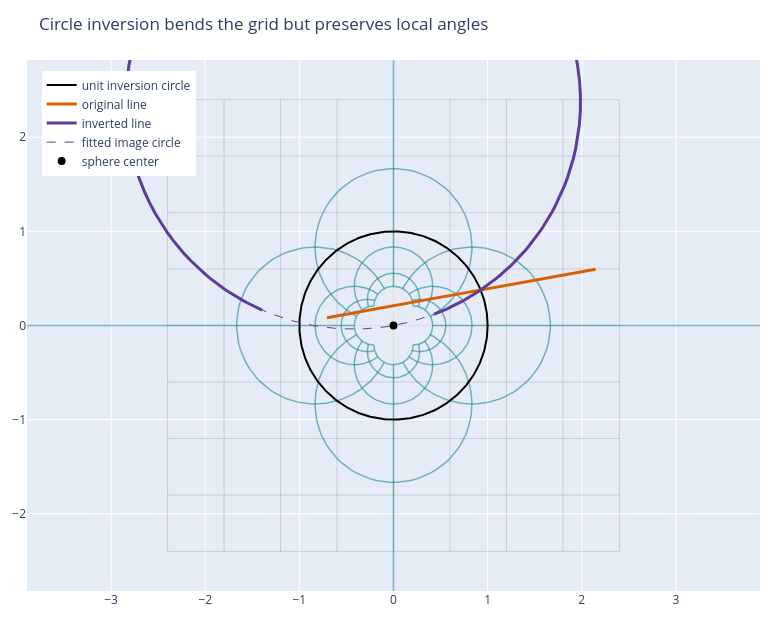

This figure's notebook cell:
### Markdown cell above
## Spherical Inversion As Reflection

Reflection in a plane keeps lines straight. Reflection in a sphere is more dramatic: a point moves along the ray through the sphere center, and its distance from the center is inverted by the sphere radius. In a unit circle centered at the origin, radius `d` becomes radius `1/d`. Points on the mirror circle stay fixed. Points near the center fly far away.

The key conformal property is local angle preservation. The map bends large objects, and it reverses handedness, but its derivative at any ordinary point is a scalar times a Euclidean reflection. That means tiny tangent vectors meet at the same angle after the map. The next figure inverts a square grid, a test line, and the fitted image circle of that line. It is the visual reason spherical reflection belongs in a conformal chapter rather than in a collection of isolated tricks.

### Code cell
unit = Circle2D(np.array([0.0, 0.0]), 1.0)
segments = grid_segments(extent=2.4, count=9, samples=180)
inverted_segments = safe_invert_segments(segments, radius=1.0, min_distance=0.09)
line = line_points([0.72, 0.34], [1.0, 0.18], np.linspace(-1.45, 1.45, 180))
inverted_line = invert_points(line, radius=1.0)
fitted_line_circle = fit_circle(inverted_line)

fig_inv = go.Figure()
for segment in segments:
    fig_inv.add_trace(
        go.Scatter(
            x=segment[:, 0], y=segment[:, 1], mode="lines",
            line=dict(color="rgba(120,120,120,0.25)", width=1),
            hoverinfo="skip", showlegend=False,
        )
    )
for segment in inverted_segments:
    fig_inv.add_trace(
        go.Scatter(
            x=segment[:, 0], y=segment[:, 1], mode="lines",
            line=dict(color="rgba(18,126,140,0.55)", width=1.5),
            hoverinfo="skip", showlegend=False,
        )
    )
unit_points = unit.sample(360)
fit_points = fitted_line_circle.sample(360)
fig_inv.add_trace(go.Scatter(x=unit_points[:, 0], y=unit_points[:, 1], mode="lines", name="unit inversion circle", line=dict(color="black", width=2)))
fig_inv.add_trace(go.Scatter(x=line[:, 0], y=line[:, 1], mode="lines", name="original line", line=dict(color="#d95f02", width=3)))
fig_inv.add_trace(go.Scatter(x=inverted_line[:, 0], y=inverted_line[:, 1], mode="lines", name="inverted line", line=dict(color="#5e3c99", width=3)))
fig_inv.add_trace(go.Scatter(x=fit_points[:, 0], y=fit_points[:, 1], mode="lines", name="fitted image circle", line=dict(color="#5e3c99", width=1, dash="dash")))
fig_inv.add_trace(go.Scatter(x=[0], y=[0], mode="markers", name="sphere center", marker=dict(size=8, color="black")))
fig_inv.update_layout(
    title="Circle inversion bends the grid but preserves local angles",
    width=780,
    height=620,
    xaxis=dict(scaleanchor="y", scaleratio=1, range=[-2.8, 2.8], zeroline=False),
    yaxis=dict(range=[-2.8, 2.8], zeroline=False),
    legend=dict(x=0.02, y=0.98),
    margin=dict(l=20, r=20, t=60, b=20),
)
artifact_paths["inversion_grid"] = Path("artifacts/chapter-16/plots/inversion-grid.html")
fig_inv.write_html(str(PROJECT_ROOT / artifact_paths["inversion_grid"]), include_plotlyjs=True)
fig_inv

### Figure 1 — Plotly figure (JSON) as saved in the notebook; plotly's stock layout.template omitted (floating-point values rounded to 4 significant figures; data arrays with more than 128 entries replaced by an {"elided": "..."} marker saying what was removed)
{"data": [{"hoverinfo": "skip", "line": {"color": "rgba(120,120,120,0.25)", "width": 1}, "mode": "lines", "showlegend": false, "type": "scatter", "x": {"elided": "180 float values"}, "y": {"elided": "180 float values"}}, {"hoverinfo": "skip", "line": {"color": "rgba(120,120,120,0.25)", "width": 1}, "mode": "lines", "showlegend": false, "type": "scatter", "x": {"elided": "180 float values"}, "y": {"elided": "180 float values"}}, {"hoverinfo": "skip", "line": {"color": "rgba(120,120,120,0.25)", "width": 1}, "mode": "lines", "showlegend": false, "type": "scatter", "x": {"elided": "180 float values"}, "y": {"elided": "180 float values"}}, {"hoverinfo": "skip", "line": {"color": "rgba(120,120,120,0.25)", "width": 1}, "mode": "lines", "showlegend": false, "type": "scatter", "x": {"elided": "180 float values"}, "y": {"elided": "180 float values"}}, {"hoverinfo": "skip", "line": {"color": "rgba(120,120,120,0.25)", "width": 1}, "mode": "lines", "showlegend": false, "type": "scatter", "x": {"elided": "180 float values"}, "y": {"elided": "180 float values"}}, {"hoverinfo": "skip", "line": {"color": "rgba(120,120,120,0.25)", "width": 1}, "mode": "lines", "showlegend": false, "type": "scatter", "x": {"elided": "180 float values"}, "y": {"elided": "180 float values"}}, {"hoverinfo": "skip", "line": {"color": "rgba(120,120,120,0.25)", "width": 1}, "mode": "lines", "showlegend": false, "type": "scatter", "x": {"elided": "180 float values"}, "y": {"elided": "180 float values"}}, {"hoverinfo": "skip", "line": {"color": "rgba(120,120,120,0.25)", "width": 1}, "mode": "lines", "showlegend": false, "type": "scatter", "x": {"elided": "180 float values"}, "y": {"elided": "180 float values"}}, {"hoverinfo": "skip", "line": {"color": "rgba(120,120,120,0.25)", "width": 1}, "mode": "lines", "showlegend": false, "type": "scatter", "x": {"elided": "180 float values"}, "y": {"elided": "180 float values"}}, {"hoverinfo": "skip", "line": {"color": "rgba(120,120,120,0.25)", "width": 1}, "mode": "lines", "showlegend": false, "type": "scatter", "x": {"elided": "180 float values"}, "y": {"elided": "180 float values"}}, {"hoverinfo": "skip", "line": {"color": "rgba(120,120,120,0.25)", "width": 1}, "mode": "lines", "showlegend": false, "type": "scatter", "x": {"elided": "180 float values"}, "y": {"elided": "180 float values"}}, {"hoverinfo": "skip", "line": {"color": "rgba(120,120,120,0.25)", "width": 1}, "mode": "lines", "showlegend": false, "type": "scatter", "x": {"elided": "180 float values"}, "y": {"elided": "180 float values"}}, {"hoverinfo": "skip", "line": {"color": "rgba(120,120,120,0.25)", "width": 1}, "mode": "lines", "showlegend": false, "type": "scatter", "x": {"elided": "180 float values"}, "y": {"elided": "180 float values"}}, {"hoverinfo": "skip", "line": {"color": "rgba(120,120,120,0.25)", "width": 1}, "mode": "lines", "showlegend": false, "type": "scatter", "x": {"elided": "180 float values"}, "y": {"elided": "180 float values"}}, {"hoverinfo": "skip", "line": {"color": "rgba(120,120,120,0.25)", "width": 1}, "mode": "lines", "showlegend": false, "type": "scatter", "x": {"elided": "180 float values"}, "y": {"elided": "180 float values"}}, {"hoverinfo": "skip", "line": {"color": "rgba(120,120,120,0.25)", "width": 1}, "mode": "lines", "showlegend": false, "type": "scatter", "x": {"elided": "180 float values"}, "y": {"elided": "180 float values"}}, {"hoverinfo": "skip", "line": {"color": "rgba(120,120,120,0.25)", "width": 1}, "mode": "lines", "showlegend": false, "type": "scatter", "x": {"elided": "180 float values"}, "y": {"elided": "180 float values"}}, {"hoverinfo": "skip", "line": {"color": "rgba(120,120,120,0.25)", "width": 1}, "mode": "lines", "showlegend": false, "type": "scatter", "x": {"elided": "180 float values"}, "y": {"elided": "180 float values"}}, {"hoverinfo": "skip", "line": {"color": "rgba(18,126,140,0.55)", "width": 1.5}, "mode": "lines", "showlegend": false, "type": "scatter", "x": {"elided": "180 float values"}, "y": {"elided": "180 float values"}}, {"hoverinfo": "skip", "line": {"color": "rgba(18,126,140,0.55)", "width": 1.5}, "mode": "lines", "showlegend": false, "type": "scatter", "x": {"elided": "180 float values"}, "y": {"elided": "180 float values"}}, {"hoverinfo": "skip", "line": {"color": "rgba(18,126,140,0.55)", "width": 1.5}, "mode": "lines", "showlegend": false, "type": "scatter", "x": {"elided": "180 float values"}, "y": {"elided": "180 float values"}}, {"hoverinfo": "skip", "line": {"color": "rgba(18,126,140,0.55)", "width": 1.5}, "mode": "lines", "showlegend": false, "type": "scatter", "x": {"elided": "180 float values"}, "y": {"elided": "180 float values"}}, {"hoverinfo": "skip", "line": {"color": "rgba(18,126,140,0.55)", "width": 1.5}, "mode": "lines", "showlegend": false, "type": "scatter", "x": {"elided": "180 float values"}, "y": {"elided": "180 float values"}}, {"hoverinfo": "skip", "line": {"color": "rgba(18,126,140,0.55)", "width": 1.5}, "mode": "lines", "showlegend": false, "type": "scatter", "x": {"elided": "180 float values"}, "y": {"elided": "180 float values"}}, {"hoverinfo": "skip", "line": {"color": "rgba(18,126,140,0.55)", "width": 1.5}, "mode": "lines", "showlegend": false, "type": "scatter", "x": {"elided": "180 float values"}, "y": {"elided": "180 float values"}}, {"hoverinfo": "skip", "line": {"color": "rgba(18,126,140,0.55)", "width": 1.5}, "mode": "lines", "showlegend": false, "type": "scatter", "x": {"elided": "180 float values"}, "y": {"elided": "180 float values"}}, {"hoverinfo": "skip", "line": {"color": "rgba(18,126,140,0.55)", "width": 1.5}, "mode": "lines", "showlegend": false, "type": "scatter", "x": [-0.4167, -0.4214, -0.4262, -0.4311, -0.4362, -0.4413, -0.4466, -0.452, -0.4576, -0.4633, -0.4691, -0.4751, -0.4812, -0.4875, -0.4939, -0.5006, -0.5074, -0.5144, -0.5216, -0.529, -0.5366, -0.5444, -0.5525, -0.5608, -0.5693, -0.5782, -0.5873, -0.5967, -0.6064, -0.6164, -0.6268, -0.6375, -0.6486, -0.66, -0.6719, -0.6843, -0.697, -0.7103, -0.7241, -0.7384, -0.7534, -0.7689, -0.7851, -0.802, -0.8196, -0.838, -0.8573, -0.8775, -0.8986, -0.9208, -0.9441, -0.9686, -0.9944, -1.022, -1.05, -1.081, -1.113, -1.147, -1.184, -1.223, -1.264, -1.308, -1.356, -1.407, -1.462, -1.522, -1.587, -1.657, -1.734, -1.819, -1.912, -2.016, -2.131, -2.26, -2.406, -2.572, -2.762, -2.983, -3.243, -3.552, -3.925, -4.387, -4.972, -5.737, -6.78, -8.287, -10.65], "y": [0.0, 0.0, 0.0, 0.0, 0.0, 0.0, 0.0, 0.0, 0.0, 0.0, 0.0, 0.0, 0.0, 0.0, 0.0, 0.0, 0.0, 0.0, 0.0, 0.0, 0.0, 0.0, 0.0, 0.0, 0.0, 0.0, 0.0, 0.0, 0.0, 0.0, 0.0, 0.0, 0.0, 0.0, 0.0, 0.0, 0.0, 0.0, 0.0, 0.0, 0.0, 0.0, 0.0, 0.0, 0.0, 0.0, 0.0, 0.0, 0.0, 0.0, 0.0, 0.0, 0.0, 0.0, 0.0, 0.0, 0.0, 0.0, 0.0, 0.0, 0.0, 0.0, 0.0, 0.0, 0.0, 0.0, 0.0, 0.0, 0.0, 0.0, 0.0, 0.0, 0.0, 0.0, 0.0, 0.0, 0.0, 0.0, 0.0, 0.0, 0.0, 0.0, 0.0, 0.0, 0.0, 0.0, 0.0]}, {"hoverinfo": "skip", "line": {"color": "rgba(18,126,140,0.55)", "width": 1.5}, "mode": "lines", "showlegend": false, "type": "scatter", "x": [10.65, 8.287, 6.78, 5.737, 4.972, 4.387, 3.925, 3.552, 3.243, 2.983, 2.762, 2.572, 2.406, 2.26, 2.131, 2.016, 1.912, 1.819, 1.734, 1.657, 1.587, 1.522, 1.462, 1.407, 1.356, 1.308, 1.264, 1.223, 1.184, 1.147, 1.113, 1.081, 1.05, 1.022, 0.9944, 0.9686, 0.9441, 0.9208, 0.8986, 0.8775, 0.8573, 0.838, 0.8196, 0.802, 0.7851, 0.7689, 0.7534, 0.7384, 0.7241, 0.7103, 0.697, 0.6843, 0.6719, 0.66, 0.6486, 0.6375, 0.6268, 0.6164, 0.6064, 0.5967, 0.5873, 0.5782, 0.5693, 0.5608, 0.5525, 0.5444, 0.5366, 0.529, 0.5216, 0.5144, 0.5074, 0.5006, 0.4939, 0.4875, 0.4812, 0.4751, 0.4691, 0.4633, 0.4576, 0.452, 0.4466, 0.4413, 0.4362, 0.4311, 0.4262, 0.4214, 0.4167], "y": [0.0, 0.0, 0.0, 0.0, 0.0, 0.0, 0.0, 0.0, 0.0, 0.0, 0.0, 0.0, 0.0, 0.0, 0.0, 0.0, 0.0, 0.0, 0.0, 0.0, 0.0, 0.0, 0.0, 0.0, 0.0, 0.0, 0.0, 0.0, 0.0, 0.0, 0.0, 0.0, 0.0, 0.0, 0.0, 0.0, 0.0, 0.0, 0.0, 0.0, 0.0, 0.0, 0.0, 0.0, 0.0, 0.0, 0.0, 0.0, 0.0, 0.0, 0.0, 0.0, 0.0, 0.0, 0.0, 0.0, 0.0, 0.0, 0.0, 0.0, 0.0, 0.0, 0.0, 0.0, 0.0, 0.0, 0.0, 0.0, 0.0, 0.0, 0.0, 0.0, 0.0, 0.0, 0.0, 0.0, 0.0, 0.0, 0.0, 0.0, 0.0, 0.0, 0.0, 0.0, 0.0, 0.0, 0.0]}, {"hoverinfo": "skip", "line": {"color": "rgba(18,126,140,0.55)", "width": 1.5}, "mode": "lines", "showlegend": false, "type": "scatter", "x": [0.0, 0.0, 0.0, 0.0, 0.0, 0.0, 0.0, 0.0, 0.0, 0.0, 0.0, 0.0, 0.0, 0.0, 0.0, 0.0, 0.0, 0.0, 0.0, 0.0, 0.0, 0.0, 0.0, 0.0, 0.0, 0.0, 0.0, 0.0, 0.0, 0.0, 0.0, 0.0, 0.0, 0.0, 0.0, 0.0, 0.0, 0.0, 0.0, 0.0, 0.0, 0.0, 0.0, 0.0, 0.0, 0.0, 0.0, 0.0, 0.0, 0.0, 0.0, 0.0, 0.0, 0.0, 0.0, 0.0, 0.0, 0.0, 0.0, 0.0, 0.0, 0.0, 0.0, 0.0, 0.0, 0.0, 0.0, 0.0, 0.0, 0.0, 0.0, 0.0, 0.0, 0.0, 0.0, 0.0, 0.0, 0.0, 0.0, 0.0, 0.0, 0.0, 0.0, 0.0, 0.0, 0.0, 0.0], "y": [-0.4167, -0.4214, -0.4262, -0.4311, -0.4362, -0.4413, -0.4466, -0.452, -0.4576, -0.4633, -0.4691, -0.4751, -0.4812, -0.4875, -0.4939, -0.5006, -0.5074, -0.5144, -0.5216, -0.529, -0.5366, -0.5444, -0.5525, -0.5608, -0.5693, -0.5782, -0.5873, -0.5967, -0.6064, -0.6164, -0.6268, -0.6375, -0.6486, -0.66, -0.6719, -0.6843, -0.697, -0.7103, -0.7241, -0.7384, -0.7534, -0.7689, -0.7851, -0.802, -0.8196, -0.838, -0.8573, -0.8775, -0.8986, -0.9208, -0.9441, -0.9686, -0.9944, -1.022, -1.05, -1.081, -1.113, -1.147, -1.184, -1.223, -1.264, -1.308, -1.356, -1.407, -1.462, -1.522, -1.587, -1.657, -1.734, -1.819, -1.912, -2.016, -2.131, -2.26, -2.406, -2.572, -2.762, -2.983, -3.243, -3.552, -3.925, -4.387, -4.972, -5.737, -6.78, -8.287, -10.65]}, {"hoverinfo": "skip", "line": {"color": "rgba(18,126,140,0.55)", "width": 1.5}, "mode": "lines", "showlegend": false, "type": "scatter", "x": [0.0, 0.0, 0.0, 0.0, 0.0, 0.0, 0.0, 0.0, 0.0, 0.0, 0.0, 0.0, 0.0, 0.0, 0.0, 0.0, 0.0, 0.0, 0.0, 0.0, 0.0, 0.0, 0.0, 0.0, 0.0, 0.0, 0.0, 0.0, 0.0, 0.0, 0.0, 0.0, 0.0, 0.0, 0.0, 0.0, 0.0, 0.0, 0.0, 0.0, 0.0, 0.0, 0.0, 0.0, 0.0, 0.0, 0.0, 0.0, 0.0, 0.0, 0.0, 0.0, 0.0, 0.0, 0.0, 0.0, 0.0, 0.0, 0.0, 0.0, 0.0, 0.0, 0.0, 0.0, 0.0, 0.0, 0.0, 0.0, 0.0, 0.0, 0.0, 0.0, 0.0, 0.0, 0.0, 0.0, 0.0, 0.0, 0.0, 0.0, 0.0, 0.0, 0.0, 0.0, 0.0, 0.0, 0.0], "y": [10.65, 8.287, 6.78, 5.737, 4.972, 4.387, 3.925, 3.552, 3.243, 2.983, 2.762, 2.572, 2.406, 2.26, 2.131, 2.016, 1.912, 1.819, 1.734, 1.657, 1.587, 1.522, 1.462, 1.407, 1.356, 1.308, 1.264, 1.223, 1.184, 1.147, 1.113, 1.081, 1.05, 1.022, 0.9944, 0.9686, 0.9441, 0.9208, 0.8986, 0.8775, 0.8573, 0.838, 0.8196, 0.802, 0.7851, 0.7689, 0.7534, 0.7384, 0.7241, 0.7103, 0.697, 0.6843, 0.6719, 0.66, 0.6486, 0.6375, 0.6268, 0.6164, 0.6064, 0.5967, 0.5873, 0.5782, 0.5693, 0.5608, 0.5525, 0.5444, 0.5366, 0.529, 0.5216, 0.5144, 0.5074, 0.5006, 0.4939, 0.4875, 0.4812, 0.4751, 0.4691, 0.4633, 0.4576, 0.452, 0.4466, 0.4413, 0.4362, 0.4311, 0.4262, 0.4214, 0.4167]}, {"hoverinfo": "skip", "line": {"color": "rgba(18,126,140,0.55)", "width": 1.5}, "mode": "lines", "showlegend": false, "type": "scatter", "x": {"elided": "180 float values"}, "y": {"elided": "180 float values"}}, {"hoverinfo": "skip", "line": {"color": "rgba(18,126,140,0.55)", "width": 1.5}, "mode": "lines", "showlegend": false, "type": "scatter", "x": {"elided": "180 float values"}, "y": {"elided": "180 float values"}}, {"hoverinfo": "skip", "line": {"color": "rgba(18,126,140,0.55)", "width": 1.5}, "mode": "lines", "showlegend": false, "type": "scatter", "x": {"elided": "180 float values"}, "y": {"elided": "180 float values"}}, {"hoverinfo": "skip", "line": {"color": "rgba(18,126,140,0.55)", "width": 1.5}, "mode": "lines", "showlegend": false, "type": "scatter", "x": {"elided": "180 float values"}, "y": {"elided": "180 float values"}}, {"hoverinfo": "skip", "line": {"color": "rgba(18,126,140,0.55)", "width": 1.5}, "mode": "lines", "showlegend": false, "type": "scatter", "x": {"elided": "180 float values"}, "y": {"elided": "180 float values"}}, {"hoverinfo": "skip", "line": {"color": "rgba(18,126,140,0.55)", "width": 1.5}, "mode": "lines", "showlegend": false, "type": "scatter", "x": {"elided": "180 float values"}, "y": {"elided": "180 float values"}}, {"hoverinfo": "skip", "line": {"color": "rgba(18,126,140,0.55)", "width": 1.5}, "mode": "lines", "showlegend": false, "type": "scatter", "x": {"elided": "180 float values"}, "y": {"elided": "180 float values"}}, {"hoverinfo": "skip", "line": {"color": "rgba(18,126,140,0.55)", "width": 1.5}, "mode": "lines", "showlegend": false, "type": "scatter", "x": {"elided": "180 float values"}, "y": {"elided": "180 float values"}}, {"line": {"color": "black", "width": 2}, "mode": "lines", "name": "unit inversion circle", "type": "scatter", "x": {"elided": "360 float values"}, "y": {"elided": "360 float values"}}, {"line": {"color": "#d95f02", "width": 3}, "mode": "lines", "name": "original line", "type": "scatter", "x": {"elided": "180 float values"}, "y": {"elided": "180 float values"}}, {"line": {"color": "#5e3c99", "width": 3}, "mode": "lines", "name": "inverted line", "type": "scatter", "x": {"elided": "180 float values"}, "y": {"elided": "180 float values"}}, {"line": {"color": "#5e3c99", "dash": "dash", "width": 1}, "mode": "lines", "name": "fitted image circle", "type": "scatter", "x": {"elided": "360 float values"}, "y": {"elided": "360 float values"}}, {"marker": {"color": "black", "size": 8}, "mode": "markers", "name": "sphere center", "type": "scatter", "x": [0], "y": [0]}], "layout": {"height": 620, "legend": {"x": 0.02, "y": 0.98}, "margin": {"b": 20, "l": 20, "r": 20, "t": 60}, "title": {"text": "Circle inversion bends the grid but preserves local angles"}, "width": 780, "xaxis": {"range": [-2.8, 2.8], "scaleanchor": "y", "scaleratio": 1, "zeroline": false}, "yaxis": {"range": [-2.8, 2.8], "zeroline": false}}}
